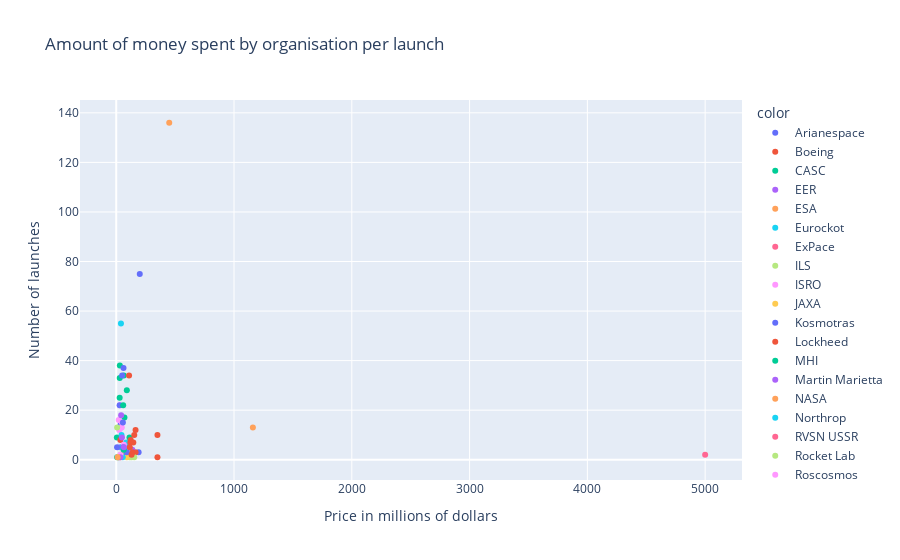

The notebook cell this image was saved under:
### Code cell
fig = px.scatter(x=money_spent_by_org_per_launch['Price'],y=money_spent_by_org_per_launch['Count'],color=money_spent_by_org_per_launch['Organisation'],title='Amount of money spent by organisation per launch')
fig.update_layout(xaxis_title='Price in millions of dollars',yaxis_title='Number of launches')
fig.show()

### Figure 1 — Plotly figure (JSON) as saved in the notebook; plotly's stock layout.template omitted (floating-point values rounded to 4 significant figures)
{"data": [{"hovertemplate": "color=Arianespace<br>x=%{x}<br>y=%{y}<extra></extra>", "legendgroup": "Arianespace", "marker": {"color": "#636efa", "symbol": "circle"}, "mode": "markers", "name": "Arianespace", "orientation": "v", "showlegend": true, "type": "scatter", "x": [200, 37, 190, 48.5, 80], "xaxis": "x", "y": [75, 14, 3, 2, 2], "yaxis": "y"}, {"hovertemplate": "color=Boeing<br>x=%{x}<br>y=%{y}<extra></extra>", "legendgroup": "Boeing", "marker": {"color": "#EF553B", "symbol": "circle"}, "mode": "markers", "name": "Boeing", "orientation": "v", "showlegend": true, "type": "scatter", "x": [133, 164, 350], "xaxis": "x", "y": [3, 3, 1], "yaxis": "y"}, {"hovertemplate": "color=CASC<br>x=%{x}<br>y=%{y}<extra></extra>", "legendgroup": "CASC", "marker": {"color": "#00cc96", "symbol": "circle"}, "mode": "markers", "name": "CASC", "orientation": "v", "showlegend": true, "type": "scatter", "x": [30.8, 64.68, 29.75, 29.15, 69.7, 5.3, 20.14, 7.5], "xaxis": "x", "y": [38, 34, 33, 25, 17, 9, 1, 1], "yaxis": "y"}, {"hovertemplate": "color=EER<br>x=%{x}<br>y=%{y}<extra></extra>", "legendgroup": "EER", "marker": {"color": "#ab63fa", "symbol": "circle"}, "mode": "markers", "name": "EER", "orientation": "v", "showlegend": true, "type": "scatter", "x": [20], "xaxis": "x", "y": [1], "yaxis": "y"}, {"hovertemplate": "color=ESA<br>x=%{x}<br>y=%{y}<extra></extra>", "legendgroup": "ESA", "marker": {"color": "#FFA15A", "symbol": "circle"}, "mode": "markers", "name": "ESA", "orientation": "v", "showlegend": true, "type": "scatter", "x": [37], "xaxis": "x", "y": [1], "yaxis": "y"}, {"hovertemplate": "color=Eurockot<br>x=%{x}<br>y=%{y}<extra></extra>", "legendgroup": "Eurockot", "marker": {"color": "#19d3f3", "symbol": "circle"}, "mode": "markers", "name": "Eurockot", "orientation": "v", "showlegend": true, "type": "scatter", "x": [41.8], "xaxis": "x", "y": [13], "yaxis": "y"}, {"hovertemplate": "color=ExPace<br>x=%{x}<br>y=%{y}<extra></extra>", "legendgroup": "ExPace", "marker": {"color": "#FF6692", "symbol": "circle"}, "mode": "markers", "name": "ExPace", "orientation": "v", "showlegend": true, "type": "scatter", "x": [28.3], "xaxis": "x", "y": [1], "yaxis": "y"}, {"hovertemplate": "color=ILS<br>x=%{x}<br>y=%{y}<extra></extra>", "legendgroup": "ILS", "marker": {"color": "#B6E880", "symbol": "circle"}, "mode": "markers", "name": "ILS", "orientation": "v", "showlegend": true, "type": "scatter", "x": [65, 109, 135, 115, 130, 153], "xaxis": "x", "y": [5, 3, 2, 1, 1, 1], "yaxis": "y"}, {"hovertemplate": "color=ISRO<br>x=%{x}<br>y=%{y}<extra></extra>", "legendgroup": "ISRO", "marker": {"color": "#FF97FF", "symbol": "circle"}, "mode": "markers", "name": "ISRO", "orientation": "v", "showlegend": true, "type": "scatter", "x": [31, 21, 47, 25, 62], "xaxis": "x", "y": [22, 16, 13, 12, 4], "yaxis": "y"}, {"hovertemplate": "color=JAXA<br>x=%{x}<br>y=%{y}<extra></extra>", "legendgroup": "JAXA", "marker": {"color": "#FECB52", "symbol": "circle"}, "mode": "markers", "name": "JAXA", "orientation": "v", "showlegend": true, "type": "scatter", "x": [39, 90], "xaxis": "x", "y": [2, 1], "yaxis": "y"}, {"hovertemplate": "color=Kosmotras<br>x=%{x}<br>y=%{y}<extra></extra>", "legendgroup": "Kosmotras", "marker": {"color": "#636efa", "symbol": "circle"}, "mode": "markers", "name": "Kosmotras", "orientation": "v", "showlegend": true, "type": "scatter", "x": [29], "xaxis": "x", "y": [22], "yaxis": "y"}, {"hovertemplate": "color=Lockheed<br>x=%{x}<br>y=%{y}<extra></extra>", "legendgroup": "Lockheed", "marker": {"color": "#EF553B", "symbol": "circle"}, "mode": "markers", "name": "Lockheed", "orientation": "v", "showlegend": true, "type": "scatter", "x": [35], "xaxis": "x", "y": [8], "yaxis": "y"}, {"hovertemplate": "color=MHI<br>x=%{x}<br>y=%{y}<extra></extra>", "legendgroup": "MHI", "marker": {"color": "#00cc96", "symbol": "circle"}, "mode": "markers", "name": "MHI", "orientation": "v", "showlegend": true, "type": "scatter", "x": [90, 112.5], "xaxis": "x", "y": [28, 9], "yaxis": "y"}, {"hovertemplate": "color=Martin Marietta<br>x=%{x}<br>y=%{y}<extra></extra>", "legendgroup": "Martin Marietta", "marker": {"color": "#ab63fa", "symbol": "circle"}, "mode": "markers", "name": "Martin Marietta", "orientation": "v", "showlegend": true, "type": "scatter", "x": [35, 136.6], "xaxis": "x", "y": [5, 4], "yaxis": "y"}, {"hovertemplate": "color=NASA<br>x=%{x}<br>y=%{y}<extra></extra>", "legendgroup": "NASA", "marker": {"color": "#FFA15A", "symbol": "circle"}, "mode": "markers", "name": "NASA", "orientation": "v", "showlegend": true, "type": "scatter", "x": [450, 1160], "xaxis": "x", "y": [136, 13], "yaxis": "y"}, {"hovertemplate": "color=Northrop<br>x=%{x}<br>y=%{y}<extra></extra>", "legendgroup": "Northrop", "marker": {"color": "#19d3f3", "symbol": "circle"}, "mode": "markers", "name": "Northrop", "orientation": "v", "showlegend": true, "type": "scatter", "x": [40, 45, 85, 46, 80, 55], "xaxis": "x", "y": [55, 10, 7, 5, 5, 1], "yaxis": "y"}, {"hovertemplate": "color=RVSN USSR<br>x=%{x}<br>y=%{y}<extra></extra>", "legendgroup": "RVSN USSR", "marker": {"color": "#FF6692", "symbol": "circle"}, "mode": "markers", "name": "RVSN USSR", "orientation": "v", "showlegend": true, "type": "scatter", "x": [5000], "xaxis": "x", "y": [2], "yaxis": "y"}, {"hovertemplate": "color=Rocket Lab<br>x=%{x}<br>y=%{y}<extra></extra>", "legendgroup": "Rocket Lab", "marker": {"color": "#B6E880", "symbol": "circle"}, "mode": "markers", "name": "Rocket Lab", "orientation": "v", "showlegend": true, "type": "scatter", "x": [7.5], "xaxis": "x", "y": [13], "yaxis": "y"}, {"hovertemplate": "color=Roscosmos<br>x=%{x}<br>y=%{y}<extra></extra>", "legendgroup": "Roscosmos", "marker": {"color": "#FF97FF", "symbol": "circle"}, "mode": "markers", "name": "Roscosmos", "orientation": "v", "showlegend": true, "type": "scatter", "x": [48.5, 65, 35], "xaxis": "x", "y": [15, 6, 2], "yaxis": "y"}, {"hovertemplate": "color=Sandia<br>x=%{x}<br>y=%{y}<extra></extra>", "legendgroup": "Sandia", "marker": {"color": "#FECB52", "symbol": "circle"}, "mode": "markers", "name": "Sandia", "orientation": "v", "showlegend": true, "type": "scatter", "x": [15], "xaxis": "x", "y": [1], "yaxis": "y"}, {"hovertemplate": "color=SpaceX<br>x=%{x}<br>y=%{y}<extra></extra>", "legendgroup": "SpaceX", "marker": {"color": "#636efa", "symbol": "circle"}, "mode": "markers", "name": "SpaceX", "orientation": "v", "showlegend": true, "type": "scatter", "x": [62, 50, 56.5, 7, 59.5, 90], "xaxis": "x", "y": [37, 34, 15, 5, 5, 3], "yaxis": "y"}, {"hovertemplate": "color=ULA<br>x=%{x}<br>y=%{y}<extra></extra>", "legendgroup": "ULA", "marker": {"color": "#EF553B", "symbol": "circle"}, "mode": "markers", "name": "ULA", "orientation": "v", "showlegend": true, "type": "scatter", "x": [109, 164, 350, 153, 123, 120, 145, 115, 140, 130], "xaxis": "x", "y": [34, 12, 10, 10, 8, 7, 7, 5, 3, 2], "yaxis": "y"}, {"hovertemplate": "color=US Air Force<br>x=%{x}<br>y=%{y}<extra></extra>", "legendgroup": "US Air Force", "marker": {"color": "#00cc96", "symbol": "circle"}, "mode": "markers", "name": "US Air Force", "orientation": "v", "showlegend": true, "type": "scatter", "x": [59, 63.23], "xaxis": "x", "y": [22, 4], "yaxis": "y"}, {"hovertemplate": "color=VKS RF<br>x=%{x}<br>y=%{y}<extra></extra>", "legendgroup": "VKS RF", "marker": {"color": "#ab63fa", "symbol": "circle"}, "mode": "markers", "name": "VKS RF", "orientation": "v", "showlegend": true, "type": "scatter", "x": [41.8, 48.5, 65, 35], "xaxis": "x", "y": [18, 9, 5, 1], "yaxis": "y"}, {"hovertemplate": "color=Virgin Orbit<br>x=%{x}<br>y=%{y}<extra></extra>", "legendgroup": "Virgin Orbit", "marker": {"color": "#FFA15A", "symbol": "circle"}, "mode": "markers", "name": "Virgin Orbit", "orientation": "v", "showlegend": true, "type": "scatter", "x": [12], "xaxis": "x", "y": [1], "yaxis": "y"}], "layout": {"legend": {"title": {"text": "color"}, "tracegroupgap": 0}, "title": {"text": "Amount of money spent by organisation per launch"}, "xaxis": {"anchor": "y", "domain": [0, 1], "title": {"text": "Price in millions of dollars"}}, "yaxis": {"anchor": "x", "domain": [0, 1], "title": {"text": "Number of launches"}}}}
